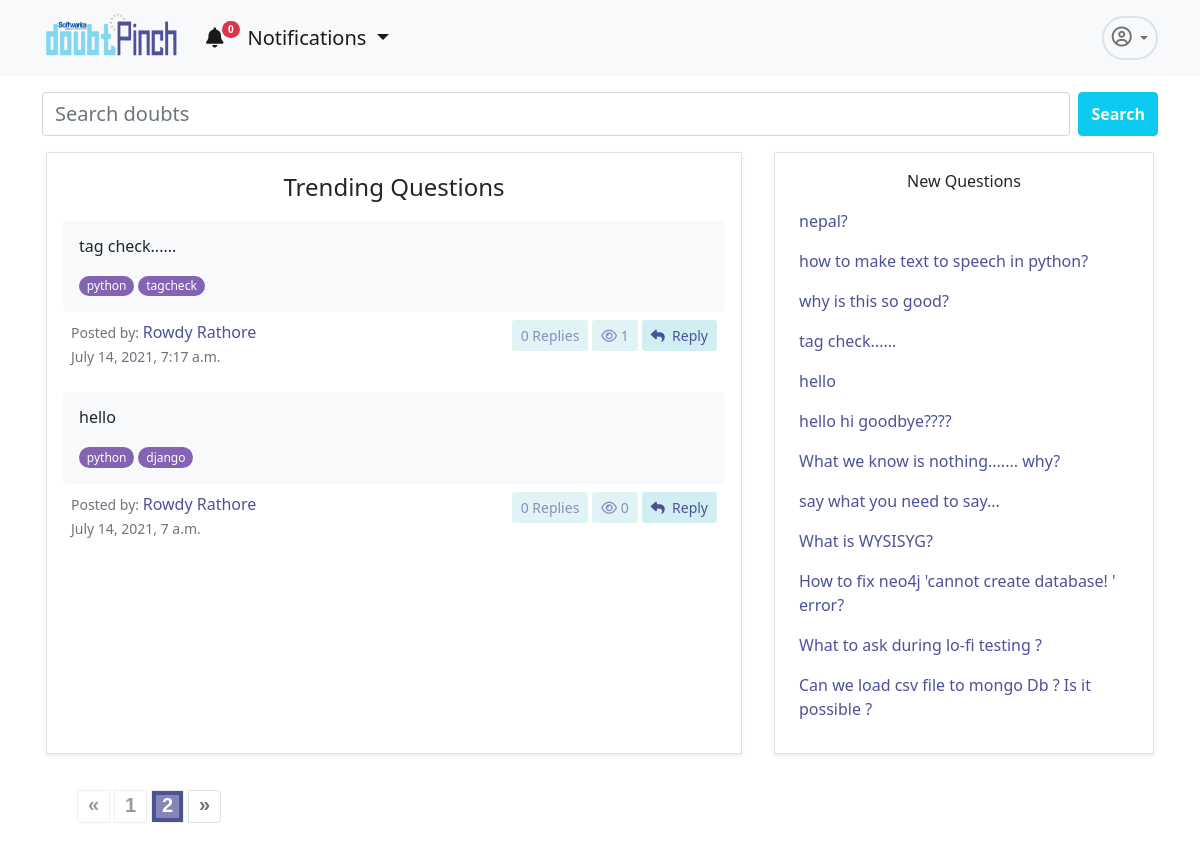
/app/home/?page=2, run on the app's committed database.
### dpapp/models.py (models this page shows, shortened)
class Doubt(models.Model):
    user= models.ForeignKey(User,on_delete=models.CASCADE)
    title= models.TextField(null=False)
    description=models.TextField(null=True, blank=True)
    created_on = models.DateTimeField(default=datetime.now, blank=True)
    views= models.IntegerField(default=0)
    tags = TaggableManager()
    @property
    def total_replies(self):
        totalreplies = Answer.objects.filter(doubt=self).count()
        return totalreplies

### accounts/models.py (models this page shows, shortened)
class User(AbstractUser):
    username = None#models.CharField(max_length=255, null=True, blank=True)
    email = models.EmailField(
        verbose_name='email address',
        max_length=255,
        unique=True,
    )
    profile_pic= models.ImageField(upload_to='admin_pics', null=True, blank=True)
    email_confirmed = models.BooleanField(default=False) #initially this field is false but will se chan
    is_active = models.BooleanField(default=False)
    is_staff = models.BooleanField(default=False) # a admin user; non super-user
    is_admin = models.BooleanField(default=False)
    is_seller = models.BooleanField(default=False)
    is_customer = models.BooleanField(default=False)
    USERNAME_FIELD = 'email'
    REQUIRED_FIELDS = [] #emaila nd password are required fields and first name and last name is inherited from the user creation model
    object = UserManager()

### dpapp/views.py (the view)
# urls.py: 2. Add a URL to urlpatterns:  path('', Home.as_view(), name='home')
class Home(ListView):
    template_name="dpapp/home.html"
    model= Doubt
    def get_context_data(self, **kwargs):
        context = super(Home, self).get_context_data(**kwargs)
        doubts=Doubt.objects.all().order_by('-views')
        newdoubts=Doubt.objects.all().order_by('-id')
        paginator= Paginator(doubts, 10)
        page = self.request.GET.get('page')
        try:
            doubts = paginator.page(page)
        except PageNotAnInteger:
            doubts = paginator.page(1)
        except EmptyPage:
            doubts = paginator.page(paginator.num_pages)
        context.update({'doubts':doubts,'newdoubts':newdoubts,'page':page})
        return context

### dpapp/blognav.py (called while the page is built)
def navbar(request):
    if not request.user.is_anonymous:
        user=request.user
        notifications = Notification.objects.filter(user=user).order_by('-id')[:5]
        noti_count = Notification.objects.filter(user=user, is_seen=False).count()
        return {'nav_notifications': notifications,'noti_count':noti_count}
    return {'nav_notifications': '0','noti_count':0}

### templates/dpapp/home.html (shortened to what this page needs)
{% extends 'dpapp/base.html' %}
{% load static %}
        {% block navbar%}
        <link rel="stylesheet" href="{% static 'dpapp/css/paginate.css' %}">
        <div class="container">
            <form class="d-flex mt-3" method="GET" action="/app/search">
                <input class="form-control me-2 fs-5 fw-light" type="search" placeholder="Search doubts" name="query"
                    aria-label="Search">
                <button class="btn btn-info text-light fw-bold" type="submit">Search</button>
            </form>
            <div class="row mt-3 ">
                <div class="col border shadow-sm p-3 mx-3 mb-3">
                    <p class="fw-light fs-4 text-center">Trending Questions</p>
                    {% for i in doubts %}
                    <div class="mt-1">
                        <div class="bg-light mt-2 p-3 rounded-3  ">
                            <p class="h6 text-dark mb-3">{{i.title}}</p>
                            {% for tag in i.tags.all %}
                            <a href="{% url 'dpapp:tags' tag.slug %}"><span class="badge rounded-pill bg-purple fw-normal">{{tag.name}}</span></a>
                            {%endfor%}
                        </div>
                        <div class="d-flex bd-highlight mb-3">
                            <div class="me-auto p-2 bd-highlight">
                                <small class="text-muted">Posted by: <span class="fs-6 text-pinch">{{i.user.first_name}} {{i.user.last_name}}</span></small><br>
                                <small class="text-muted">{{i.created_on}}</span></small>
                            </div>
                            <div class="p-2 bd-highlight">
                                <div class="d-flex justify-content-center">
                                    <a href="" class="btn btn-doubt btn-sm text-pinch disabled me-1"> {{i.total_replies}} Replies</a>
                                    <a href="" class="btn btn-doubt btn-sm text-pinch disabled me-1"><i
                                            class="far fa-eye"></i> {{i.views}}</a>
                                    <a href="{% url 'dpapp:detail' i.id %}" class="btn btn-doubt btn-sm text-pinch "><i
                                            class="fas fa-reply"></i>&nbsp; Reply</a>
                                </div>
                            </div>
                        </div>
                    </div>
                    {% endfor %}
                </div>
                <div class="col-lg-4 col-11 border shadow-sm mx-3 py-3 px-4 mb-3">
                    <p class="fw-light fs-6 text-center">New Questions</p>
                    {% for i in newdoubts%}
                    <a href="{% url 'dpapp:detail' i.id %}" class="text-pinch text-decoration-none fs-6">
                        <p>{{i.title}}</p>
                    </a>
                   {% endfor %}
                </div>
            </div>
            {% if doubts.paginator.num_pages > 1 %}
            <div class="demo">
                <nav class="pagination-outer" aria-label="Page navigation">
                    <ul class="pagination">
                        {% if doubts.has_previous %}
                        {% if 'heading_contains' in request.get_full_path %}
                        <li class="page-item">
                            <a class="page-link" href="{{ request.get_full_path }}&page={{ doubts.previous_page_number }}" tabindex="-1" aria-label="Previous">
                                <span aria-hidden="true">«</span>
                            </a>
                        </li>
                        {% else %}
                        <li class="page-item">
                            <a  class="page-link" href="?page={{ doubts.previous_page_number }}" tabindex="-1" aria-label="Previous">
                                <span aria-hidden="true">«</span>
                            </a>
                        </li>
                        {% endif %}
                        {% else%}
                        <li class="page-item disabled">
                            <a href="#" class="page-link"  tabindex="-1" aria-label="Previous">
                                <span aria-hidden="true">«</span>
                            </a>
                        </li>
                        {% endif %}
                        {% for i in doubts.paginator.page_range %}
                        {% if i == doubts.number%}
                        <li class="page-item active"><a class="page-link" href="#">{{i}}</a></li>
                        {% else %}
                            {% if 'heading_contains' in request.get_full_path %}
                            <li class="page-item"><a class="page-link" href="{{ request.get_full_path }}&page={{ i }}">{{ i }}</a></li>
                            {% else %}
                            <li class="page-item "><a class="page-link"  href="?page={{ i }}">{{ i }}</a></li>
                            {% endif %}
                        {% endif %}
                        {% endfor %}
                        {% if doubts.has_next %}
                        {% if 'heading_contains' in request.get_full_path %}
                        <li class="page-item">
                            <a class="page-link" aria-label="Next" href="{{ request.get_full_path }}&page={{ doubts.next_page_number }}">
                                <span aria-hidden="true">»</span>
                            </a>
                        </li>
                        {% else %}
                        <li class="page-item">
                            <a class="page-link" aria-label="Next" href="?page={{ doubts.next_page_number }}">
                                <span aria-hidden="true">»</span>
                            </a>
                        </li>
                        {%endif%}
                        {% else %}
                        <li class="page-item disabled">
                            <a class="page-link" aria-label="Next" href="#">
                                <span aria-hidden="true">»</span>
                            </a>
                        </li>
                        {%endif%}
                    </ul>
                </nav>
            </div>
            {%endif%}
        </div>
{% endblock %}

### static/dpapp/css/paginate.css (style rules this page uses)
.pagination-outer { text-align: center; }
.pagination { font-family: 'Quicksand', sans-serif; padding: 20px 30px; border-radius: 0; display: inline-flex; position: relative; float: left; }
.pagination li a.page-link { color: #999; background-color: transparent; font-size: 20px; font-weight: 600; line-height: 29px; height: 33px; width: 33px; padding: 0; margin: 0 5px; border-radius: 0; border: 1px solid #eee; transition: all 0.5s ease 0s; }
.pagination li a.page-link:hover, .pagination li a.page-link:focus, .pagination li.active a.page-link:hover, .pagination li.active a.page-link { color: #fff; background: #4d5198; border: 1px solid #eee; outline: 11px solid rgba(255,255,255,0.3); outline-offset: -17px; }
.pagination li:first-child a.page-link, .pagination li:last-child a.page-link { line-height: 27px; }

### templates/dpapp/base.html (style rules this page uses)
.bg-purple { background-color: #8364b2 !important; }
.text-pinch { color: #4d5198; }
.btn-doubt { background-color: #d1eff2; }

### data on the page
Doubt: title "tag check......", user.first_name "Rowdy", user.last_name "Rathore", created_on "July 14, 2021, 7:17 a.m.", total_replies "0", views "1"
Tag: name "python"
Tag: name "tagcheck"
Doubt: title "hello", user.first_name "Rowdy", user.last_name "Rathore", created_on "July 14, 2021, 7 a.m.", total_replies "0", views "0"
Tag: name "django"
Doubt: title "nepal?"
Doubt: title "how to make text to speech in python?"
Doubt: title "why is this so good?"
Doubt: title "hello hi goodbye????"
Doubt: title "What we know is nothing....... why?"
Doubt: title "say what you need to say..."
Doubt: title "What is WYSISYG?"
Doubt: title "How to fix neo4j 'cannot create database! ' error?"
Doubt: title "What to ask during lo-fi testing ?"
Doubt: title "Can we load csv file to mongo Db ? Is it possible ?"

### other printed values
{{ noti_count }} "0"
{{ i }} "1"
{{ i }} "2"
